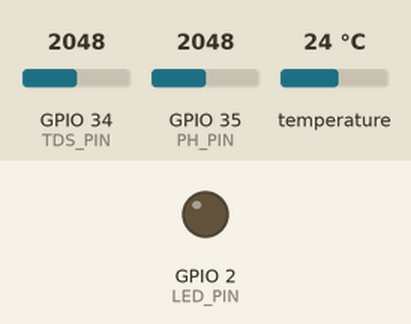
Simulated run of this sketch. Board: ESP32. Parts: output pins drawn as LEDs (lit = HIGH). The test bench sets the inputs (shaded band); at power-on: GPIO 34 (TDS_PIN) = 2048, GPIO 35 (PH_PIN) = 2048, temperature 24 °C (analog values on the 0–4095 scale). WiFi joins after 1.5 s; servers stay silent unless stated; uploads are accepted with an empty reply; the local clock reads 2024-03-15 10:24:30 at power-on unless the sketch sets it; what the sketch prints to the serial monitor is not drawn.

Above: at 4.1 s.
4.2 s: GPIO 34 (TDS_PIN) set to 0
7.5 s: GPIO 34 (TDS_PIN) set to 70
Timing chart, 0 to 62.7 s (numbered marks = the images above; inputs shaded):
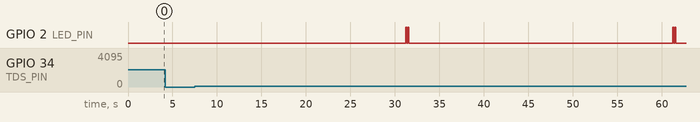

Measured:
- after the input at 4.2 s, every drawn part: stays the same

The sketch:

ARDUINO_SENSOR_CODE_FIXED.ino
```cpp
/*
  SWAI Dashboard - ESP32 -> Supabase (Clean Version)
  - Reads pH, TDS, Temperature
  - Uses NTP (UTC+8) to get real time
  - Sends JSON directly to Supabase REST (sensor_readings)
*/

#include <WiFi.h>
#include <WiFiClientSecure.h>
#include <WiFiClient.h>
#include <HTTPClient.h>
#include <ArduinoJson.h>
#include <OneWire.h>
#include <DallasTemperature.h>
#include "time.h"

// ==========================
// WiFi Configuration
// ==========================
const char* ssid = "Yaso";
const char* password = "alqolamun";

// Some networks hijack DNS and return 0.0.0.0 for blocked domains.
// Force public DNS servers to avoid that when possible.
IPAddress dns1(1, 1, 1, 1); // Cloudflare
IPAddress dns2(8, 8, 8, 8); // Google

// ==========================
// Supabase Configuration
// ==========================
const char* supabaseUrl = "https://jrybjofyxppwicvgflpz.supabase.co/rest/v1/sensor_readings";
const char* supabaseAnonKey = "eyJhbGciOiJIUzI1NiIsInR5cCI6IkpXVCJ9.eyJpc3MiOiJzdXBhYmFzZSIsInJlZiI6ImpyeWJqb2Z5eHBwd2ljdmdmbHB6Iiwicm9sZSI6ImFub24iLCJpYXQiOjE3NjQ2OTQ1NTcsImV4cCI6MjA4MDI3MDU1N30.z58mhtQfn1DGsAIpMSfj8rNH_69OJ2MS03LC84ZoKWY";
const char* supabaseHost = "jrybjofyxppwicvgflpz.supabase.co";
const uint16_t supabasePort = 443;

// ==========================
// NTP Time Settings (UTC+8)
// ==========================
// Try multiple NTP servers. Many networks block UDP/123 (NTP).
const char* ntpServer1 = "pool.ntp.org";
const char* ntpServer2 = "time.google.com";
const char* ntpServer3 = "time.cloudflare.com";
// Use UTC for storage. Supabase timestamps should be UTC.
const long  gmtOffset_sec = 0;
const int   daylightOffset_sec = 0;

// Timestamp fallback (when NTP is blocked/unavailable)
// We estimate UTC time using build time + uptime, then switch to true NTP time once available.
unsigned long g_bootMs = 0;
time_t g_bootEpochUtc = 0; // epoch seconds at boot (UTC)

int _monthFromStr(const char* mon) {
  if (strncmp(mon, "Jan", 3) == 0) return 1;
  if (strncmp(mon, "Feb", 3) == 0) return 2;
  if (strncmp(mon, "Mar", 3) == 0) return 3;
  if (strncmp(mon, "Apr", 3) == 0) return 4;
  if (strncmp(mon, "May", 3) == 0) return 5;
  if (strncmp(mon, "Jun", 3) == 0) return 6;
  if (strncmp(mon, "Jul", 3) == 0) return 7;
  if (strncmp(mon, "Aug", 3) == 0) return 8;
  if (strncmp(mon, "Sep", 3) == 0) return 9;
  if (strncmp(mon, "Oct", 3) == 0) return 10;
  if (strncmp(mon, "Nov", 3) == 0) return 11;
  if (strncmp(mon, "Dec", 3) == 0) return 12;
  return 1;
}

time_t _buildEpochUtc() {
  // __DATE__ example: "Jan 10 2026"
  // __TIME__ example: "12:34:56"
  const char* dateStr = __DATE__;
  const char* timeStr = __TIME__;

  char mon[4] = {0};
  mon[0] = dateStr[0];
  mon[1] = dateStr[1];
  mon[2] = dateStr[2];
  const int month = _monthFromStr(mon);

  const int day = atoi(dateStr + 4);
  const int year = atoi(dateStr + 7);

  const int hour = atoi(timeStr);
  const int minute = atoi(timeStr + 3);
  const int second = atoi(timeStr + 6);

  struct tm tmUtc;
  memset(&tmUtc, 0, sizeof(tmUtc));
  tmUtc.tm_year = year - 1900;
  tmUtc.tm_mon = month - 1;
  tmUtc.tm_mday = day;
  tmUtc.tm_hour = hour;
  tmUtc.tm_min = minute;
  tmUtc.tm_sec = second;

  // mktime treats struct tm as local time; we only need a monotonic-ish fallback.
  // For IoT dashboards this is sufficient until NTP succeeds.
  return mktime(&tmUtc);
}

bool _hasValidNtpTime() {
  // 1700000000 ~= 2023-11-14 UTC. Anything below is likely "unset" on ESP32.
  const time_t nowEpoch = time(nullptr);
  return nowEpoch > 1700000000;
}

// ==========================
// Pins
// ==========================
const int PH_PIN  = 35;
const int TDS_PIN = 34;
const int TEMP_PIN = 33;
const int LED_PIN  = 2;

// ==========================
// Calibration / Globals
// ==========================
// pH calibration
// Measured ~1.911V in pH 7.0 buffer, use that as neutral
const float PH_V_NEUTRAL = 1.911;
const float PH_SLOPE     = 0.059; // Theoretical slope (~59 mV per pH)
float PH_OFFSET          = 0.0;

// TDS calibration
// Adjusted for Malaysian standards (100-500 ppm for treated water)
// Previous TDS_K=3.1 gave 1000-1400 ppm, scaled down by ~5x
float TDS_K = 0.65;

// Temperature sensor
OneWire oneWire(TEMP_PIN);
DallasTemperature tempSensors(&oneWire);

float g_ph = 0.0;
float g_tds = 0.0;
float g_temp = 0.0;
bool g_tdsValid = true;

unsigned long lastReadMs = 0;
unsigned long lastSendMs = 0;
const unsigned long READ_INTERVAL_MS = 5000;   // 5 seconds
const unsigned long SEND_INTERVAL_MS = 30000;  // 30 seconds

// ==========================
// Function Prototypes
// ==========================
void connectWiFi();
void initTime();
String getIsoTimestamp();
void diagnoseSupabaseConnectivity();
void readAllSensors();
void readPH();
void readTDS();
void readTemp();
void sendToSupabase();
void blinkSuccess();
void blinkError();

void setup() {
  Serial.begin(115200);
  delay(1000);

  Serial.println("=== SWAI DASHBOARD - ESP32 -> Supabase ===");

  pinMode(LED_PIN, OUTPUT);
  digitalWrite(LED_PIN, LOW);

  // ESP32 ADC configuration
  analogReadResolution(12);
  analogSetAttenuation(ADC_11db);

  tempSensors.begin();

  g_bootMs = millis();
  g_bootEpochUtc = _buildEpochUtc();

  connectWiFi();
  diagnoseSupabaseConnectivity();
  initTime();

  Serial.println("Setup complete. Starting monitoring...");
}

void diagnoseSupabaseConnectivity() {
  Serial.println("--- Connectivity diagnostic (Supabase) ---");

  IPAddress resolved;
  if (WiFi.hostByName(supabaseHost, resolved)) {
    Serial.print("DNS OK: ");
    Serial.print(supabaseHost);
    Serial.print(" -> ");
    Serial.println(resolved);
  } else {
    Serial.print("DNS FAILED for host: ");
    Serial.println(supabaseHost);
    Serial.println("Tip: Try different WiFi / hotspot or set custom DNS.");
    Serial.println("-----------------------------------------");
    return;
  }

  // 1) Plain TCP check to port 443
  WiFiClient tcp;
  Serial.print("TCP connect to ");
  Serial.print(supabaseHost);
  Serial.print(":");
  Serial.print(supabasePort);
  Serial.print(" ... ");
  if (tcp.connect(supabaseHost, supabasePort)) {
    Serial.println("OK");
    tcp.stop();
  } else {
    Serial.println("FAILED");
    Serial.println("Likely network blocks outbound 443 or requires a proxy/captive portal.");
    Serial.println("Try phone hotspot as a quick test.");
    Serial.println("-----------------------------------------");
    return;
  }

  // 2) TLS check (cert verification disabled for development)
  WiFiClientSecure tls;
  tls.setInsecure();
  Serial.print("TLS connect ... ");
  if (tls.connect(supabaseHost, supabasePort)) {
    Serial.println("OK");
    tls.stop();
  } else {
    Serial.println("FAILED");
    Serial.println("TLS handshake failed. Try updating ESP32 core, or use hotspot.");
  }

  Serial.println("-----------------------------------------");
}

void loop() {
  unsigned long now = millis();

  if (now - lastReadMs >= READ_INTERVAL_MS) {
    readAllSensors();
    lastReadMs = now;
  }

  if (now - lastSendMs >= SEND_INTERVAL_MS) {
    sendToSupabase();
    lastSendMs = now;
  }
}

// ==========================
// WiFi & Time
// ==========================
void connectWiFi() {
  Serial.printf("Connecting to WiFi: %s\n", ssid);

  WiFi.mode(WIFI_STA);
  // Keep DHCP but override DNS servers.
  WiFi.config(INADDR_NONE, INADDR_NONE, INADDR_NONE, dns1, dns2);

  WiFi.begin(ssid, password);

  int attempts = 0;
  while (WiFi.status() != WL_CONNECTED && attempts < 30) {
    delay(500);
    Serial.print(".");
    attempts++;
  }

  if (WiFi.status() == WL_CONNECTED) {
    Serial.println("\nWiFi connected");
    Serial.print("IP: ");
    Serial.println(WiFi.localIP());
  } else {
    Serial.println("\nWiFi connection failed");
    blinkError();
  }
}

void initTime() {
  configTime(gmtOffset_sec, daylightOffset_sec, ntpServer1, ntpServer2, ntpServer3);
  Serial.println("Syncing NTP time...");

  struct tm timeinfo;
  // Don't block startup for long: uploads do not depend on NTP (we have a timestamp fallback).
  int retries = 0;
  while (!getLocalTime(&timeinfo) && retries < 6) {
    Serial.print(".");
    delay(300);
    retries++;
  }

  if (retries < 6) {
    Serial.println("\nTime synced");
    // Align our boot epoch to real NTP time once available.
    const time_t nowEpoch = time(nullptr);
    if (nowEpoch > 0) {
      g_bootEpochUtc = nowEpoch - (millis() / 1000);
    }
  } else {
    Serial.println("\nFailed to sync time (will retry later)");
  }
}

String getIsoTimestamp() {
  // Prefer real NTP time when available.
  if (_hasValidNtpTime()) {
    time_t nowEpoch = time(nullptr);
    struct tm tmUtc;
    gmtime_r(&nowEpoch, &tmUtc);
    char buffer[25];
    strftime(buffer, sizeof(buffer), "%Y-%m-%dT%H:%M:%SZ", &tmUtc);
    return String(buffer);
  }

  // Fallback: estimate using boot epoch + uptime.
  // This prevents "skip send" loops when NTP is blocked by the network.
  time_t estEpoch = g_bootEpochUtc + (millis() / 1000);
  struct tm tmUtc;
  gmtime_r(&estEpoch, &tmUtc);
  char buffer[25];
  strftime(buffer, sizeof(buffer), "%Y-%m-%dT%H:%M:%SZ", &tmUtc);
  return String(buffer);
}

// ==========================
// Sensor Reading
// ==========================
void readAllSensors() {
  readTemp();
  readPH();
  readTDS();

  Serial.println("------------------------------");
  Serial.printf(
    "pH: %.2f | Temp: %.2f C | TDS: %.0f ppm%s\n",
    g_ph,
    g_temp,
    g_tds,
    g_tdsValid ? "" : " (invalid sample)"
  );
  Serial.println("------------------------------");
}

void readTemp() {
  tempSensors.requestTemperatures();
  g_temp = tempSensors.getTempCByIndex(0);

  if (g_temp == DEVICE_DISCONNECTED_C) {
    Serial.println("Temp sensor error, using 25.0 C fallback");
    g_temp = 25.0;
  }
}

void readPH() {
  long sum = 0;
  for (int i = 0; i < 10; i++) {
    sum += analogRead(PH_PIN);
    delay(10);
  }

  float raw = sum / 10.0;
  float voltage = raw * (3.3 / 4095.0);
  g_ph = 7.0 + ((PH_V_NEUTRAL - voltage) / PH_SLOPE);
  g_ph += PH_OFFSET;
  g_ph = constrain(g_ph, 0.0, 14.0);
}

void readTDS() {
  long sum = 0;
  for (int i = 0; i < 30; i++) {
    sum += analogRead(TDS_PIN);
    delay(5);
  }

  float raw = sum / 30.0;

  // If the analog input is basically zero, treat it as an invalid sample.
  // This often happens when the probe is out of water, wiring is loose,
  // or the probe output temporarily collapses after exposure to detergents.
  if (raw <= 2.0) {
    g_tdsValid = false;
    Serial.println("⚠ TDS sensor read ~0 (raw ADC near 0). Check probe/wiring; keeping last TDS value.");
    return;
  }

  float voltage = raw * (3.3 / 4095.0);

  // Temperature compensation (common conductivity/TDS sensor approach)
  const float compensationCoefficient = 1.0 + 0.02 * (g_temp - 25.0);
  const float compensationVoltage = voltage / compensationCoefficient;

  // Standard-ish TDS conversion curve (used by popular TDS sensor modules)
  float tds = (133.42 * compensationVoltage * compensationVoltage * compensationVoltage
               - 255.86 * compensationVoltage * compensationVoltage
               + 857.39 * compensationVoltage) * 0.5;

  // Apply user calibration scale
  tds *= TDS_K;

  // Clamp to sane bounds
  tds = constrain(tds, 0.0, 2000.0);

  g_tds = tds;
  g_tdsValid = true;
}

// ==========================
// Supabase HTTP
// ==========================
String _jsonNumber(double value, int decimals) {
  // Return a JSON number token with fixed decimals (not a quoted string).
  // Using `serialized()` with this keeps numeric types in the JSON.
  return String(value, decimals);
}

void sendToSupabase() {
  if (WiFi.status() != WL_CONNECTED) {
    Serial.println("WiFi not connected, skipping send");
    connectWiFi();
    return;
  }

  String timestamp = getIsoTimestamp();
  if (timestamp.length() == 0) {
    // Extremely unlikely after fallback, but keep a safe guard.
    timestamp = "1970-01-01T00:00:00Z";
  }

  WiFiClientSecure client;
  client.setInsecure(); // For development; use CA cert in production

  HTTPClient http;
  if (!http.begin(client, supabaseUrl)) {
    Serial.println("Failed to begin HTTPS connection to Supabase");
    blinkError();
    return;
  }

  http.setTimeout(15000);

  http.addHeader("Content-Type", "application/json");
  http.addHeader("apikey", supabaseAnonKey);
  http.addHeader("Authorization", String("Bearer ") + supabaseAnonKey);
  http.addHeader("Prefer", "return=representation");

  StaticJsonDocument<256> doc;
  // Match payload precision seen in your logs.
  doc["ph"] = serialized(_jsonNumber(g_ph, 5));
  doc["temp"] = serialized(_jsonNumber(g_temp, 4));
  doc["tds"] = serialized(_jsonNumber(g_tds, 4));
  doc["timestamp"] = timestamp;

  String payload;
  serializeJson(doc, payload);

  Serial.print("Sending to Supabase: ");
  Serial.println(payload);

  int code = http.POST(payload);
  if (code > 0) {
    Serial.printf("HTTP %d\n", code);
    String response = http.getString();
    if (response.length() > 0) {
      Serial.println("Response: " + response);
    }

    if (code == 200 || code == 201) {
      blinkSuccess();
    } else {
      blinkError();
    }
  } else {
    // Force consistent Serial output for the common ESP32 -1 case.
    if (code == HTTPC_ERROR_CONNECTION_REFUSED) {
      Serial.println("HTTP error (-1): connection refused");
      Serial.println("If this is CONNECTION_REFUSED, try a different network/hotspot.");
    } else {
      Serial.printf("HTTP error (%d): %s\n", code, http.errorToString(code).c_str());
    }
    blinkError();
  }

  http.end();
}

// ==========================
// LED Helpers
// ==========================
void blinkSuccess() {
  for (int i = 0; i < 2; i++) {
    digitalWrite(LED_PIN, HIGH);
    delay(100);
    digitalWrite(LED_PIN, LOW);
    delay(100);
  }
}

void blinkError() {
  for (int i = 0; i < 3; i++) {
    digitalWrite(LED_PIN, HIGH);
    delay(200);
    digitalWrite(LED_PIN, LOW);
    delay(200);
  }
}
```
